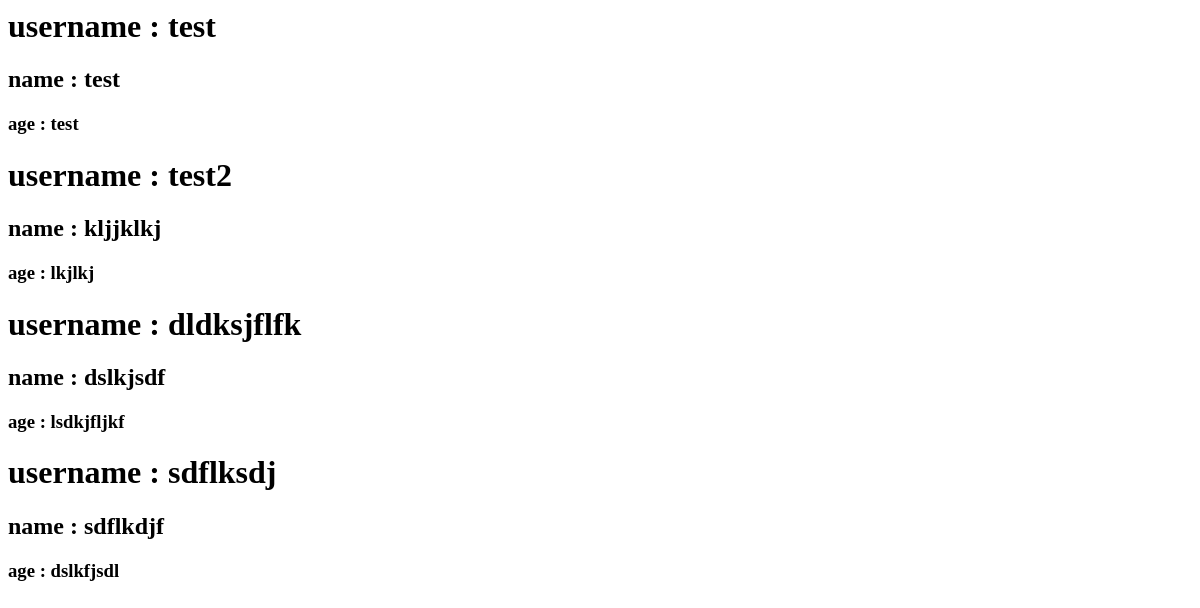
The page /accounts/ on the database as committed earlier.
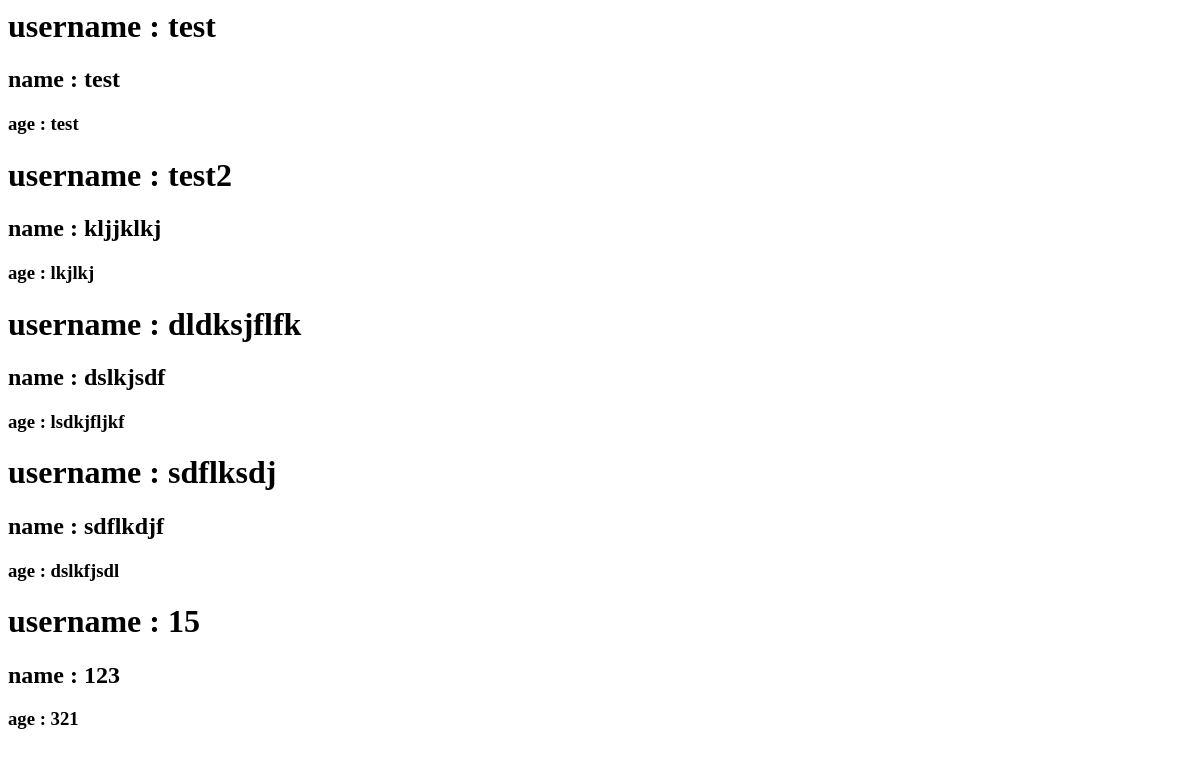
The same page on the database as committed later.
### mysecondapp/models.py (models this page shows)
class Account(models.Model):
    username = models.CharField(max_length=50)
    name = models.CharField(max_length=25)
    password = models.CharField(max_length=32)
    age = models.IntegerField(default=-1)
    rule = models.CharField (max_length=50, default="user")
    suspended = models.BooleanField(default=False)

### mysecondapp/views.py (the view)
# urls.py: path('accounts/', views.show_accounts),
def show_accounts(request):
    accounts = Account.objects.all()
    return render(request, "mysecondapp/accounts.html", context={'accounts':accounts})

### mysecondapp/templates/mysecondapp/accounts.html (shortened to what this page needs)
<html>
    <head>
    </head>
    <body>
        {% for account in accounts%}
            <h1>username : {{account.username}} </h1>
            <h2>name : {{account.name}} </h2>
            <h3>age : {{account.password}} </h3>
        {%endfor%}
    </body>
</html>

Rows that differ between the two databases and show on the page:
added Account: username "15", name "123", password "321"
